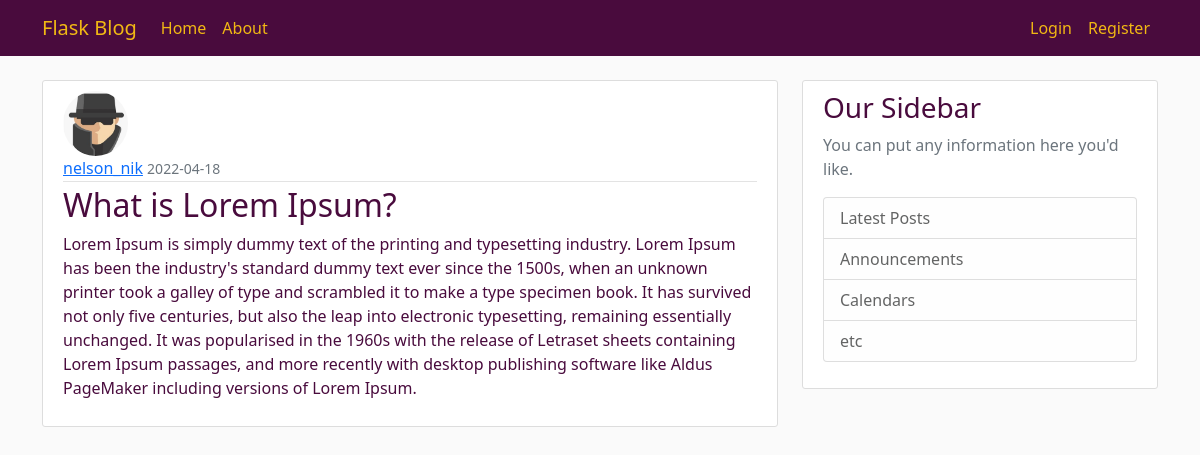
The page /post/18 on the database its author committed.
### flaskblog/models.py (models this page shows, shortened)
class User(db.Model, UserMixin):
    id = db.Column(db.Integer, primary_key=True)
    username = db.Column(db.String(20), unique=True, nullable=False)
    email = db.Column(db.String(120), unique=True, nullable=False)
    image_file = db.Column(db.String(20), nullable=False, default='default.jpg')
    password = db.Column(db.String(60), nullable=False)
    posts = db.relationship('Post', backref='author', lazy=True)

class Post(db.Model):
    id = db.Column(db.Integer, primary_key=True)
    title = db.Column(db.String(100), nullable=False)
    date_posted = db.Column(db.DateTime, nullable=False, default=datetime.utcnow)
    content = db.Column(db.Text, nullable=False)
    user_id = db.Column(db.Integer, db.ForeignKey('user.id'), nullable=False)

### flaskblog/posts/routes.py (the view)
@posts.route("/post/<int:post_id>", methods=['GET', 'POST'])
def post(post_id):
    post = Post.query.get_or_404(post_id)
    return render_template('post.html', title=post.title, post=post)

### flaskblog/templates/post.html (shortened to what this page needs)
{% extends "layout.html" %}
{% block content %}
<article class="media content-section">
    <img class="rounded-circle article-img"
         src="{{ url_for('static', filename='profile_pics/' + post.author.image_file) }}">
    <div class="media-body">
        <div class="article-metadata">
            <a class="mr-2" href="{{ url_for('users.user_posts', username=post.author.username) }}">{{ post.author.username }}</a>
            <small class="text-muted">{{ post.date_posted.strftime('%Y-%m-%d') }}</small>
        </div>
        <h2 class="article-title">{{ post.title }}</h2>
        <p class="article-content">{{ post.content }}</p>
    </div>
</article>
{% endblock content%}

### flaskblog/static/main.css (style rules this page uses)
body { background: #fafafa; color: #490B3D; margin-top: 5rem; }
h1, h2, h3, h4, h5, h6 { color: #490B3D; }
.content-section { background: #ffffff; padding: 10px 20px; border: 1px solid #dddddd; border-radius: 3px; margin-bottom: 20px; }
.article-title { color: #490B3D; }
.article-content { white-space: pre-line; }
.article-img { height: 65px; width: 65px; margin-right: 16px; }
.article-metadata { padding-bottom: 1px; margin-bottom: 4px; border-bottom: 1px solid #e3e3e3 }
.media-body { display:inline-block }

### rows shown on the page
User: image_file (placeholder picture), author.username "nelson_nik"
Post: date_posted "2022-04-18", title "What is Lorem Ipsum?", content "Lorem Ipsum is simply dummy text of the printing and typesetting industry. Lorem Ipsum has been the industry's standard dummy text ever since the 1500s, when an unknown printer took a galley of type and scrambled it to make a type specimen book. It has survived not only five centuries, but also the leap into electronic typesetting, remaining essentially unchanged. It was popularised in the 1960s with the release of Letraset sheets containing Lorem Ipsum passages, and more recently with desktop publishing software like Aldus PageMaker including versions of Lorem Ipsum."
